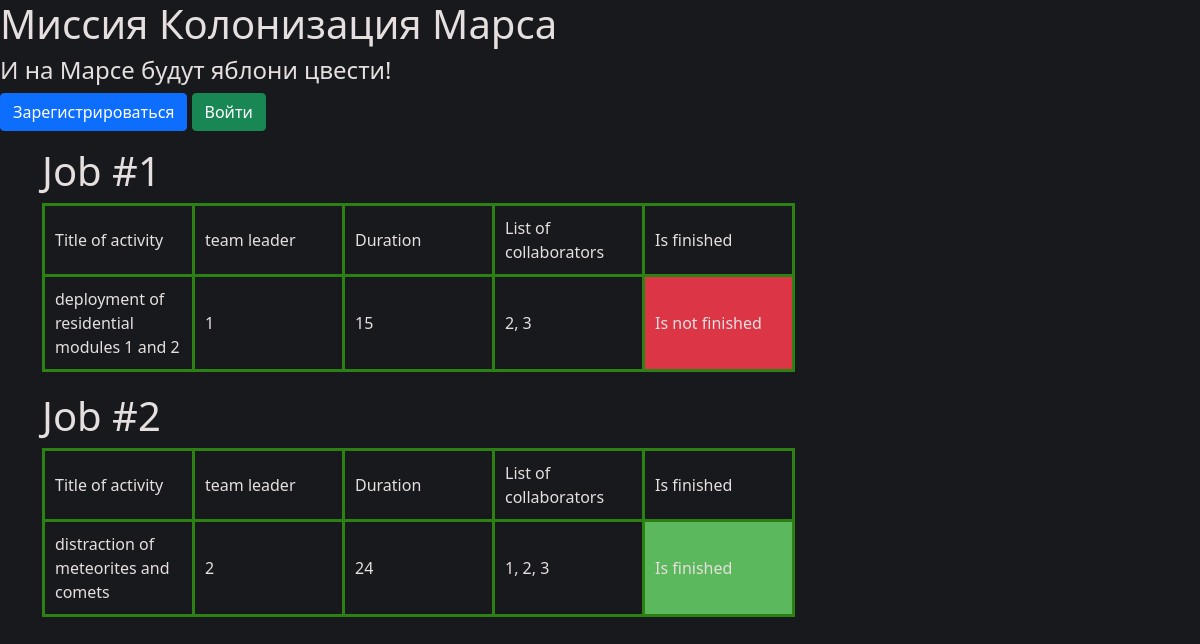
/table, run on an earlier commit of the app's database.
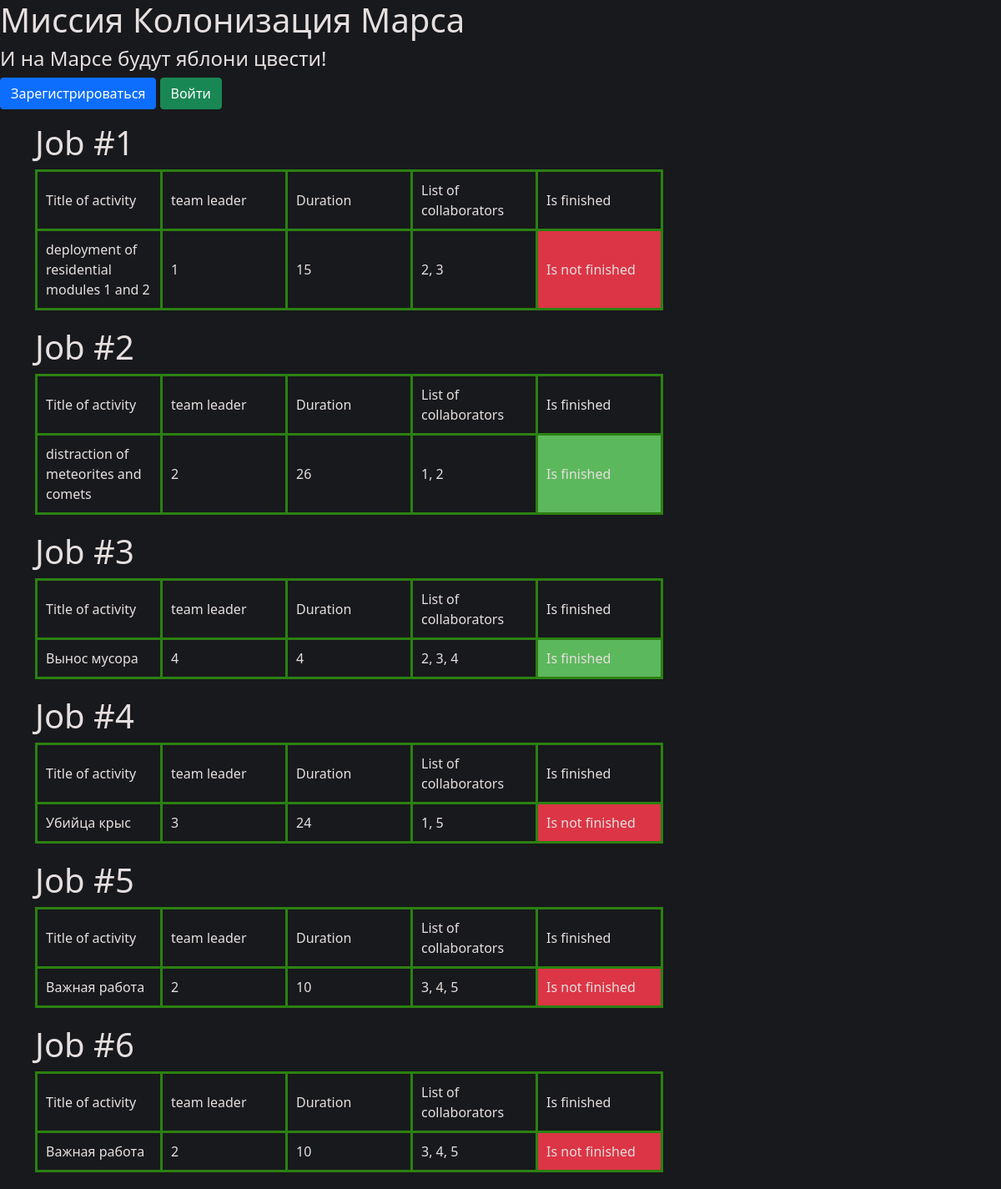
And on a later commit of the database.
### data/jobs.py (models this page shows, shortened)
class Job(SqlAlchemyBase, SerializerMixin):
    __tablename__ = 'jobs'
    id = sqlalchemy.Column(sqlalchemy.Integer,
                           primary_key=True, autoincrement=True)
    team_leader = sqlalchemy.Column(sqlalchemy.Integer, sqlalchemy.ForeignKey("users.id"))
    job = sqlalchemy.Column(sqlalchemy.String)
    work_size = sqlalchemy.Column(sqlalchemy.Integer)
    collaborators = sqlalchemy.Column(sqlalchemy.String)
    start_date = sqlalchemy.Column(sqlalchemy.DateTime, default=datetime.datetime.now)
    end_date = sqlalchemy.Column(sqlalchemy.DateTime)
    is_finished = sqlalchemy.Column(sqlalchemy.Boolean, default=False)
    user = orm.relationship('User')
    department = orm.relationship("Department",
                                  secondary="association",
                                  backref="jobs")

### repr.py (the view)
@app.route('/table')
def table():
    db_sess = create_session()
    lst = []
    for job in db_sess.query(Job).all():
        lst.append(job)
    return render_template('table.html', title='Работа', list=lst)

### data/db_session.py (called while the page is built)
def create_session() -> Session:
    global __factory
    return __factory()

### templates/table.html
{% extends "base.html" %}
{% block hed %}
<link rel="stylesheet" href="/static/css/table.css">
{% endblock %}
{% block content %}
{% for job in list %}
<h1>Job #{{job.id}}</h1>
<table>
    <thead>
    <tr>
        <td>Title of activity</td>
        <td>team leader</td>
        <td>Duration</td>
        <td>List of collaborators</td>
        <td>Is finished</td>
    </tr>
    </thead>
    <tbody>
        <tr>
            <td>{{job.job}}</td>
            <td>{{job.team_leader}}</td>
            <td>{{job.work_size}}</td>
            <td>{{job.collaborators}}</td>
            {% if job.is_finished %}
            <td class="finished">Is finished</td>
            {% else %}
            <td class="not_finished">Is not finished</td>
            {% endif %}
        </tr>
    </tbody>
</table>
{% endfor %}
{% endblock %}

What changed in the data, as far as the page shows it:
changed Job "distraction of meteorites and comets": work_size "24" → "26"; collaborators "1, 2, 3" → "1, 2"
added Job: id "3", job "Вынос мусора", team_leader "4", work_size "4", collaborators "2, 3, 4", is_finished "Is finished"
added Job: id "4", job "Убийца крыс", team_leader "3", work_size "24", collaborators "1, 5", is_finished "Is not finished"
added Job: id "5", job "Важная работа", team_leader "2", work_size "10", collaborators "3, 4, 5", is_finished "Is not finished"
added Job: id "6", job "Важная работа", team_leader "2", work_size "10", collaborators "3, 4, 5", is_finished "Is not finished"
